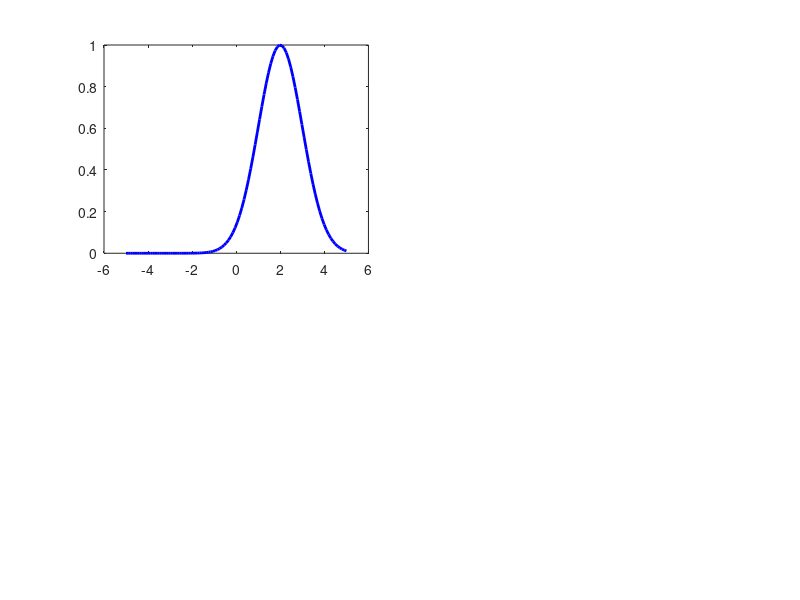

Reproduce this figure in MATLAB. (Note: this script raises an error after producing the figure.)
%% REINFORCE Algorithm Demo - 1D Continuous Control
% This demo shows how policy gradient methods work using REINFORCE
% on a simple 1D problem where the agent must find the peak of a Gaussian reward

clear; close all; clc;

%% Problem Setup
% Environment: 1D continuous state space [-5, 5]
% Action: 1D continuous action that moves the agent
% Reward: Gaussian centered at state = 2.0 with std = 1.0
% Goal: Learn a policy that navigates to the peak reward

% Environment parameters
state_min = -5;
state_max = 5;
action_min = -10;
action_max = 10;
reward_center = 2.0;  % Peak of Gaussian reward
reward_std = 1.0;

% Reward function
reward_fn = @(state) exp(-0.5 * ((state - reward_center) / reward_std)^2);

% State transition (deterministic for simplicity)
transition_fn = @(state, action) max(state_min, min(state_max, state + action));

%% Policy Network Setup
% We use a simple Gaussian policy: action ~ N(mu(s), sigma)
% where mu(s) = tanh(w1*s + b1) * action_scale
% This is a linear policy with tanh activation

% Policy parameters (what we'll learn)
w1 = 0.1;  % Weight
b1 = 0.0;  % Bias
log_std = log(1.0);  % Log of action standard deviation

% Learning rate
lr_mean = 0.01;
lr_std = 0.001;

% Training parameters
n_episodes = 5000;
max_steps = 20;
gamma = 0.99;  % Discount factor

% Storage for results
episode_rewards = zeros(n_episodes, 1);
policy_params = zeros(n_episodes, 3);  % [w1, b1, log_std]

%% Visualization Setup
figure('Position', [100, 100, 1200, 800]);

%% REINFORCE Training Loop
for episode = 1:n_episodes
    % Storage for this episode
    states = [];
    actions = [];
    rewards = [];
    
    % Initial state (random)
    state = (state_max - state_min) * rand() + state_min;
    
    % Generate episode
    for step = 1:max_steps
        % Store state
        states = [states; state];
        
        % Compute policy mean
        mu = action_max * tanh(w1 * state + b1);
        sigma = exp(log_std);
        
        % Sample action from policy
        action = mu + sigma * randn();
        action = max(action_min, min(action_max, action));
        actions = [actions; action];
        
        % Get reward
        reward = reward_fn(state);
        rewards = [rewards; reward];
        
        % Transition to next state
        state = transition_fn(state, action);
    end
    
    % Compute returns (discounted cumulative rewards)
    returns = zeros(length(rewards), 1);
    G = 0;
    for t = length(rewards):-1:1
        G = rewards(t) + gamma * G;
        returns(t) = G;
    end
    
    % Normalize returns (helps with stability)
    if ~isempty(returns) && length(returns) > 1
        returns = (returns - mean(returns)) / (std(returns) + 1e-8);
    elseif ~isempty(returns)
        returns = returns * 0;  % Single return, set to 0 after normalization
    end
    
    % REINFORCE update
    grad_w1 = 0;
    grad_b1 = 0;
    grad_log_std = 0;
    
    if ~isempty(states)  % Only update if we have data
        for t = 1:length(states)
            % Recompute policy for this state-action pair
            state_t = states(t);
            action_t = actions(t);
            mu_t = action_max * tanh(w1 * state_t + b1);
            sigma_t = exp(log_std);
            
            % Compute log probability of action
            log_prob = -0.5 * log(2 * pi) - log_std - 0.5 * ((action_t - mu_t) / sigma_t)^2;
            
            % Compute gradients of log probability
            % d/d_mu log p(a|s) = (a - mu) / sigma^2
            d_log_prob_d_mu = (action_t - mu_t) / (sigma_t^2);
            
            % d/d_params mu(s) using chain rule
            tanh_term = tanh(w1 * state_t + b1);
            d_tanh = 1 - tanh_term^2;  % Derivative of tanh
            d_mu_d_w1 = action_max * d_tanh * state_t;
            d_mu_d_b1 = action_max * d_tanh;
            
            % Gradient of log_std
            d_log_prob_d_log_std = ((action_t - mu_t)^2 / sigma_t^2 - 1);
            
            % REINFORCE gradients: grad = return * grad_log_prob
            grad_w1 = grad_w1 + returns(t) * d_log_prob_d_mu * d_mu_d_w1;
            grad_b1 = grad_b1 + returns(t) * d_log_prob_d_mu * d_mu_d_b1;
            grad_log_std = grad_log_std + returns(t) * d_log_prob_d_log_std;
        end
        
        % Update parameters (gradient ascent)
        w1 = w1 + lr_mean * grad_w1 / length(states);
        b1 = b1 + lr_mean * grad_b1 / length(states);
        log_std = log_std + lr_std * grad_log_std / length(states);
    end
    
    % Store results
    episode_rewards(episode) = sum(rewards);
    policy_params(episode, :) = [w1, b1, log_std];
    
    % Visualization every 10 episodes
    if mod(episode, 10) == 0 || episode == 1
        clf;
        
        % Plot 1: Environment and Policy
        subplot(2, 2, 1);
        x_range = linspace(state_min, state_max, 100);
        r_range = arrayfun(reward_fn, x_range);
        plot(x_range, r_range, 'b-', 'LineWidth', 2);
        hold on;
        
        % Plot policy mean
        mu_range = action_max * tanh(w1 * x_range + b1);
        yyaxis right;
        plot(x_range, mu_range, 'r-', 'LineWidth', 2);
        ylabel('Policy Mean Action', 'Color', 'r');
        
        yyaxis left;
        ylabel('Reward', 'Color', 'b');
        xlabel('State');
        title(sprintf('Environment and Learned Policy (Episode %d)', episode));
        grid on;
        legend('Reward Function', 'Policy Mean', 'Location', 'best');
        
        % Plot 2: Episode trajectory
        subplot(2, 2, 2);
        plot(states, 'o-', 'LineWidth', 1.5);
        hold on;
        plot([1, length(states)], [reward_center, reward_center], 'r--');
        xlabel('Step');
        ylabel('State');
        title('Last Episode Trajectory');
        legend('States', 'Optimal State', 'Location', 'best');
        grid on;
        
        % Plot 3: Learning curve
        subplot(2, 2, 3);
        plot(1:episode, episode_rewards(1:episode), 'LineWidth', 1.5);
        xlabel('Episode');
        ylabel('Total Reward');
        title('Learning Progress');
        grid on;
        
        % Plot 4: Parameter evolution
        subplot(2, 2, 4);
        plot(1:episode, policy_params(1:episode, 1), 'r-', 'LineWidth', 1.5);
        hold on;
        plot(1:episode, policy_params(1:episode, 2), 'g-', 'LineWidth', 1.5);
        plot(1:episode, exp(policy_params(1:episode, 3)), 'b-', 'LineWidth', 1.5);
        xlabel('Episode');
        ylabel('Parameter Value');
        title('Policy Parameters');
        legend('w1', 'b1', 'std', 'Location', 'best');
        grid on;
        
        drawnow;
    end
end

%% Final Evaluation
fprintf('\n=== REINFORCE Training Complete ===\n');
fprintf('Final parameters:\n');
fprintf('  w1 = %.3f\n', w1);
fprintf('  b1 = %.3f\n', b1);
fprintf('  std = %.3f\n', exp(log_std));
fprintf('\nFinal average reward: %.3f\n', mean(episode_rewards(end-50:end)));

% Test the learned policy
test_states = linspace(state_min, state_max, 5);  % Fewer for clarity
figure;
subplot(2, 2, [1 2]);
% Plot reward landscape
x_range = linspace(state_min, state_max, 100);
r_range = arrayfun(reward_fn, x_range);
plot(x_range, r_range, 'b-', 'LineWidth', 3);
hold on;

% Plot trajectories on the reward landscape
colors = lines(length(test_states));
for i = 1:length(test_states)
    state = test_states(i);
    trajectory = [state];
    
    for step = 1:10
        mu = action_max * tanh(w1 * state + b1);
        state = transition_fn(state, mu);  % Use mean action for testing
        trajectory = [trajectory, state];
    end
    
    % Plot trajectory as points on the 1D line at reward height
    for j = 1:length(trajectory)
        plot(trajectory(j), reward_fn(trajectory(j)), 'o', ...
             'Color', colors(i,:), 'MarkerSize', 8 - j/2, ...
             'MarkerFaceColor', colors(i,:));
    end
    % Connect with line
    plot(trajectory, arrayfun(reward_fn, trajectory), '-', ...
         'Color', colors(i,:), 'LineWidth', 2);
    
    % Add arrow showing direction
    if length(trajectory) > 1
        quiver(trajectory(1), reward_fn(trajectory(1)), ...
               trajectory(2)-trajectory(1), ...
               reward_fn(trajectory(2))-reward_fn(trajectory(1)), ...
               0.5, 'Color', colors(i,:), 'LineWidth', 2);
    end
end

plot([reward_center reward_center], [0 1], 'r--', 'LineWidth', 2);
xlabel('State');
ylabel('Reward');
title('Agent Trajectories on Reward Landscape');
legend('Reward Function', 'Optimal State', 'Location', 'best');
grid on;

% Plot temporal evolution
subplot(2, 2, 3);
for i = 1:length(test_states)
    state = test_states(i);
    trajectory = [state];
    
    for step = 1:10
        mu = action_max * tanh(w1 * state + b1);
        state = transition_fn(state, mu);
        trajectory = [trajectory, state];
    end
    
    plot(0:length(trajectory)-1, trajectory, 'o-', ...
         'Color', colors(i,:), 'LineWidth', 2);
    hold on;
end
plot([0 10], [reward_center reward_center], 'r--', 'LineWidth', 2);
xlabel('Time Step');
ylabel('State');
title('State Evolution Over Time');
grid on;

subplot(2, 2, 4);
% Show policy visualization
states_plot = linspace(state_min, state_max, 100);
mu_plot = action_max * tanh(w1 * states_plot + b1);
sigma_plot = exp(log_std) * ones(size(states_plot));

plot(states_plot, mu_plot, 'r-', 'LineWidth', 2);
hold on;
fill([states_plot, fliplr(states_plot)], ...
     [mu_plot + sigma_plot, fliplr(mu_plot - sigma_plot)], ...
     'r', 'FaceAlpha', 0.3, 'EdgeColor', 'none');
xlabel('State');
ylabel('Action');
title('Learned Gaussian Policy');
legend('Mean', '±1 std', 'Location', 'best');
grid on;

%% Key Concepts Demonstrated
fprintf('\n=== Key Concepts in This Demo ===\n');
fprintf('1. Policy Gradient: We directly optimize the policy parameters\n');
fprintf('2. REINFORCE: Uses Monte Carlo returns to estimate gradients\n');
fprintf('3. Continuous Control: Both states and actions are continuous\n');
fprintf('4. Stochastic Policy: Actions sampled from Gaussian distribution\n');
fprintf('5. Gradient Ascent: We maximize expected return\n');
fprintf('\nThe agent learns to move toward state=2 where reward is highest!\n');